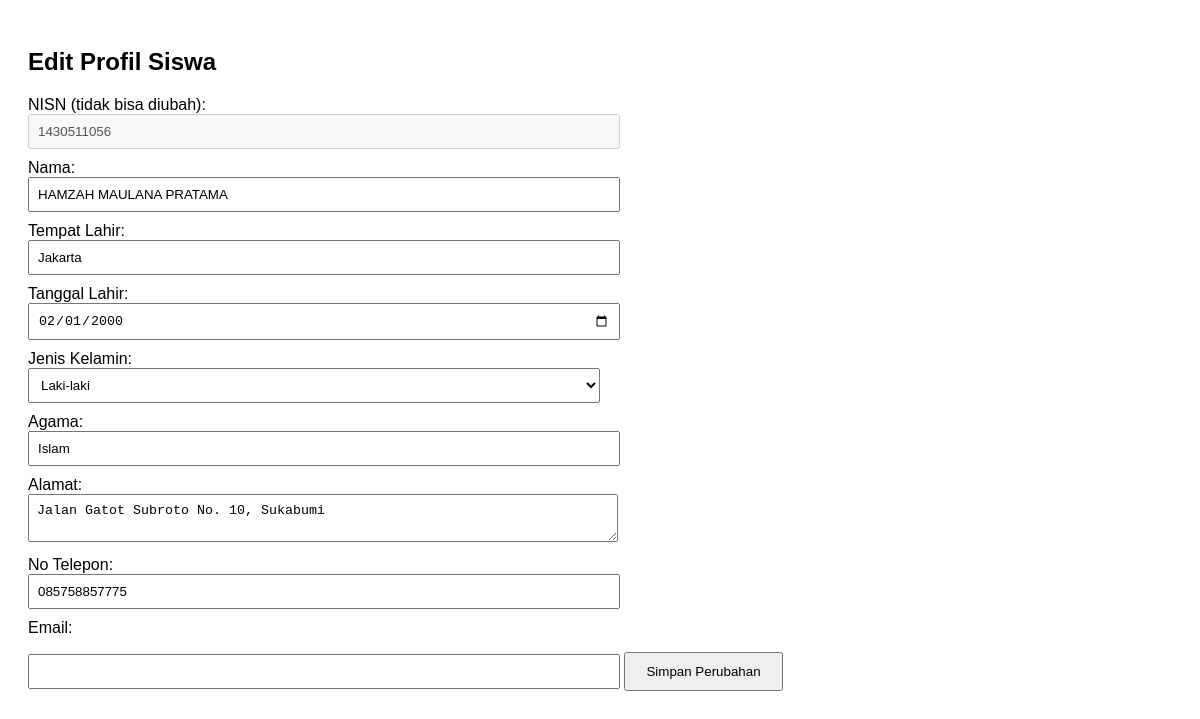
Page /administrator/Profil/edit.php?nisn=1430511056 on the committed database.
### tables this page shows
CREATE TABLE `siswa` (
  `nisn` varchar(12) NOT NULL,
  `nama` varchar(30) NOT NULL,
  `email` varchar(100) DEFAULT NULL,
  `tempat_lahir` varchar(30) NOT NULL,
  `tanggal_lahir` date NOT NULL,
  `jenis_kelamin` enum('Laki-laki','Perempuan') NOT NULL,
  `agama` varchar(20) NOT NULL,
  `alamat` varchar(100) NOT NULL,
  `no_telepon` varchar(12) NOT NULL
);

### administrator/Profil/edit.php (the view, shortened to what this page needs)
<?php
include('../../koneksi.php');
$nisn = $_GET['nisn'];
$query = mysqli_query($conn, "SELECT * FROM siswa WHERE nisn = '$nisn'");
$data = mysqli_fetch_assoc($query);
?>
<!DOCTYPE html>
<html lang="id">
<head>
</head>
<body>
    <h2>Edit Profil Siswa</h2>
    <form method="post">
        <label>NISN (tidak bisa diubah):</label>
        <input type="text" name="nisn" value="<?= $data['nisn'] ?>" disabled>
        <label>Nama:</label>
        <input type="text" name="nama" value="<?= $data['nama'] ?>" required>
        <label>Tempat Lahir:</label>
        <input type="text" name="tempat_lahir" value="<?= $data['tempat_lahir'] ?>" required>
        <label>Tanggal Lahir:</label>
        <input type="date" name="tanggal_lahir" value="<?= $data['tanggal_lahir'] ?>" required>
        <label>Jenis Kelamin:</label>
        <select name="jenis_kelamin" required>
            <option value="Laki-laki" <?= $data['jenis_kelamin'] == 'Laki-laki' ? 'selected' : '' ?>>Laki-laki</option>
        </select>
        <label>Agama:</label>
        <input type="text" name="agama" value="<?= $data['agama'] ?>" required>
        <label>Alamat:</label>
        <textarea name="alamat" required><?= $data['alamat'] ?></textarea>
        <label>No Telepon:</label>
        <input type="text" name="no_telepon" value="<?= $data['no_telepon'] ?>" required>
        <label>Email:</label>
        <input type="email" name="email" value="<?= $data['email'] ?>" required>
        <button type="submit">Simpan Perubahan</button>
    </form>
</body>
</html>

### administrator/Profil/edit.php (style rules this page uses)
body { font-family: Arial, sans-serif; padding: 20px; }
label { display: block; margin-top: 10px; }
input, select, textarea { width: 50%; padding: 8px; }
button { margin-top: 15px; padding: 10px 20px; }

### rows in the picture
siswa: nisn "1430511056", nama "HAMZAH MAULANA PRATAMA", tempat_lahir "Jakarta", tanggal_lahir "02/01/2000", jenis_kelamin "Laki-laki", agama "Islam", alamat "Jalan Gatot Subroto No. 10, Sukabumi", no_telepon "085758857775"
